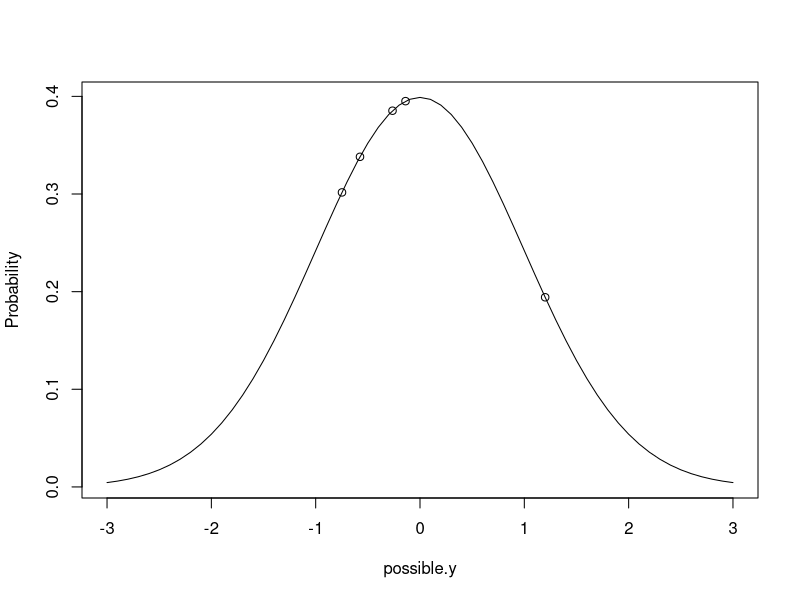

Reproduce this figure in R.
#MCMCglmm Course Notes 

library(MCMCpack)

#Simulate 5 data points

#Ndata <- data.frame(y = rnorm(5, mean = 0, sd =sqrt(1)))
Ndata <- data.frame(y = c(-0.1388900,  1.1998129, -0.7477224, -0.5752482, -0.2635815))
Ndata$y

possible.y <- seq(-3,3,0.1) #possible values of y
Probability <- dnorm(possible.y, mean=0, sd=sqrt(1)) # density of possible values
plot(Probability~possible.y, type="l")


Probability.y<-  dnorm(Ndata$y, mean=0, sd=sqrt(1)) # density of actual values
points(Probability.y~Ndata$y)

prod(dnorm(Ndata$y, mean = 0, sd = sqrt(1))) # The likelihood of these data conditioning on u=0 and s=1 is proportional to product of the densities # same as prod(Probabiility.y)
  prod(Probability.y)

  
prod(dnorm(Ndata$y, mean = 0.5, sd = sqrt(0.5))) # How probable would data be with mu=0 and var=0.5?

# Maximum Likelihood Estimator
loglik <- function(par, y) {
  sum(dnorm(y, par[1], sqrt(par[2]), log = TRUE))
}

(MLest <- optim(c(mean = 0, var = 1), fn = loglik,
            y = Ndata$y, control = list(fnscale = -1,
            reltol = 1e-16))$par)
#Var est will be downwardly biased

          
m1a.1 <- glm(y ~ 1, data = Ndata)
summary(m1a.1) # Estimate of Var is Dispersion Parameter. It's same as MLest (but need to multiply by factor of n/(n-1)). Because it's the appropriate penalty for MLest after calculating the var using the observed, estimated mean)

MLest["var"] * (5/4)

# REML

# 1.2 Prior Distribution

logprior <- function(par, priorR, priorB){
  dnorm(par[1], mean = priorB$mu, sd = sqrt(priorB$V), log = TRUE)
} #density of the parameter, given a particular 


prior <- list(R = list(V = 1, nu = 0.002), B = list(mu = 0, V = 1e+08)) # nu is "degree of belief"
 # R is for estimating the variance, B is estimating for the mean
prior
# 1.3 Posterior Distribution

logprior <- function(par, priorR, priorB) {
  dnorm(par[1], mean = priorB$mu, sd = sqrt(priorB$V),
        log = TRUE) + log(dinvgamma(par[2], shape = priorR$nu/2,
                                    scale = (priorR$nu * priorR$V)/2))                        
}


loglikprior <- function(par, y, priorR, priorB) {
  loglik(par, y)
  logprior(par, priorR, priorB)
  }

Best <- optim(c(mean = 0, var = 1), fn = loglikprior,
              y = Ndata$y, priorR = prior$R, priorB = prior$B,
              method = "L-BFGS-B", lower = c(-1e+05, 1e-05),
              upper = c(1e+05, 1e+05), control = list(fnscale = -1,
              factr = 1e-16))$par
Best
